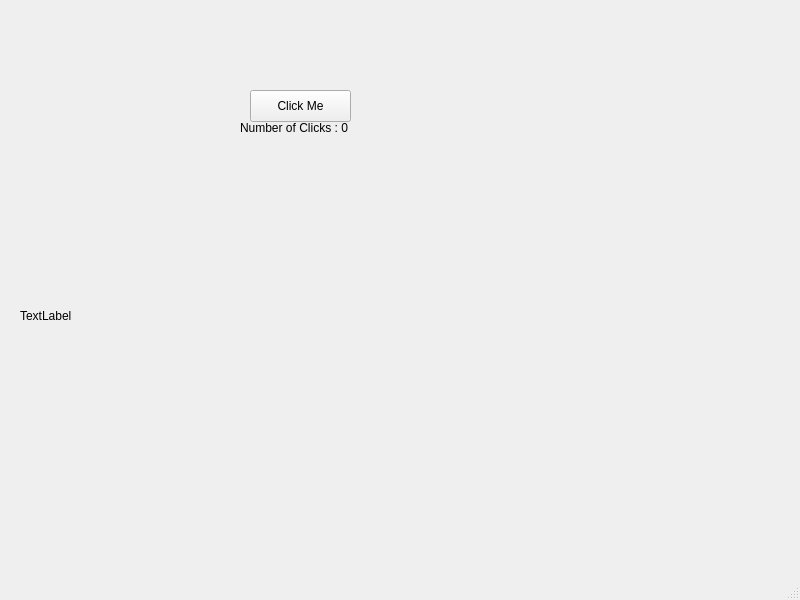
<?xml version="1.0" encoding="UTF-8"?>
<ui version="4.0">
 <class>MainWindow</class>
 <widget class="QMainWindow" name="MainWindow">
  <property name="geometry">
   <rect>
    <x>0</x>
    <y>0</y>
    <width>800</width>
    <height>600</height>
   </rect>
  </property>
  <property name="windowTitle">
   <string>MainWindow</string>
  </property>
  <widget class="QWidget" name="centralwidget">
   <widget class="QPushButton" name="myButton">
    <property name="geometry">
     <rect>
      <x>250</x>
      <y>90</y>
      <width>101</width>
      <height>32</height>
     </rect>
    </property>
    <property name="text">
     <string>Click Me</string>
    </property>
   </widget>
   <widget class="QLabel" name="label">
    <property name="geometry">
     <rect>
      <x>240</x>
      <y>120</y>
      <width>131</width>
      <height>16</height>
     </rect>
    </property>
    <property name="text">
     <string>Number of Clicks : 0</string>
    </property>
   </widget>
   <widget class="QLabel" name="instructionlabel">
    <property name="geometry">
     <rect>
      <x>20</x>
      <y>170</y>
      <width>761</width>
      <height>291</height>
     </rect>
    </property>
    <property name="text">
     <string>TextLabel</string>
    </property>
   </widget>
  </widget>
  <widget class="QMenuBar" name="menubar">
   <property name="geometry">
    <rect>
     <x>0</x>
     <y>0</y>
     <width>800</width>
     <height>33</height>
    </rect>
   </property>
  </widget>
  <widget class="QStatusBar" name="statusbar"/>
 </widget>
 <resources/>
 <connections/>
</ui>
